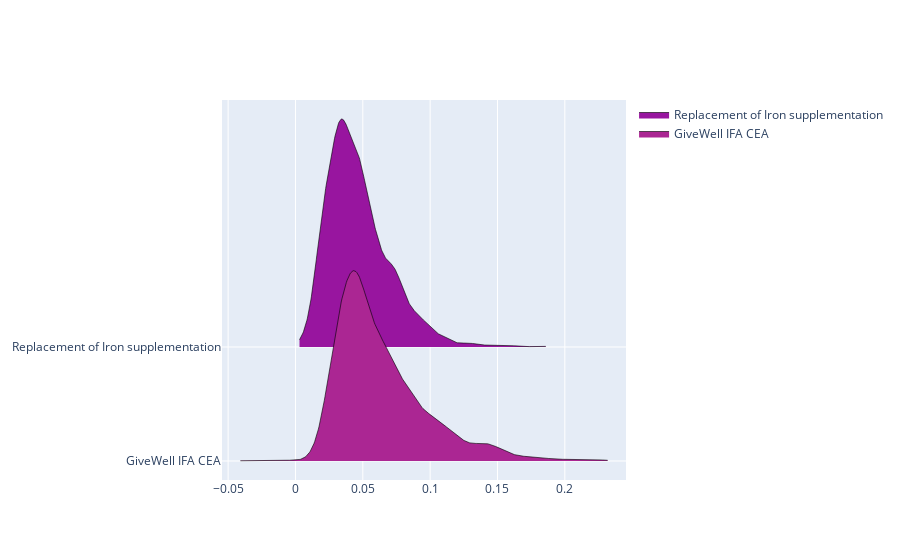

Notebook source saved alongside this figure:
### Code cell
fig

### Figure 1 — Plotly figure (JSON) as saved in the notebook; plotly's stock layout.template omitted (floating-point values rounded to 4 significant figures; data arrays with more than 128 entries replaced by an {"elided": "..."} marker saying what was removed)
{"data": [{"line": {"color": "rgba(0,0,0,0)", "width": 0}, "showlegend": false, "type": "scatter", "x": {"elided": "500 float values"}, "y": {"elided": "500 int values"}}, {"fill": "tonexty", "fillcolor": "rgb(152.01580094560114, 20.913038590552983, 158.9486188224759)", "line": {"color": "rgba(0,0,0,0.6)", "width": 1}, "mode": "lines", "name": "Replacement of Iron supplementation", "type": "scatter", "x": {"elided": "500 float values"}, "y": {"elided": "500 float values"}}, {"line": {"color": "rgba(0,0,0,0)", "width": 0}, "showlegend": false, "type": "scatter", "x": {"elided": "500 float values"}, "y": {"elided": "500 float values"}}, {"fill": "tonexty", "fillcolor": "rgb(171.3776312129674, 37.91164238833202, 146.81626820875098)", "line": {"color": "rgba(0,0,0,0.6)", "width": 1}, "mode": "lines", "name": "GiveWell IFA CEA", "type": "scatter", "x": {"elided": "500 float values"}, "y": {"elided": "500 float values"}}], "layout": {"hovermode": false, "legend": {"traceorder": "normal"}, "xaxis": {"range": [-0.05454, 0.2454], "showgrid": true, "showticklabels": true, "zeroline": false}, "yaxis": {"showgrid": true, "showticklabels": true, "ticktext": [["Replacement of Iron supplementation"], ["GiveWell IFA CEA"]], "tickvals": [0, -10.23], "zeroline": false}}}
